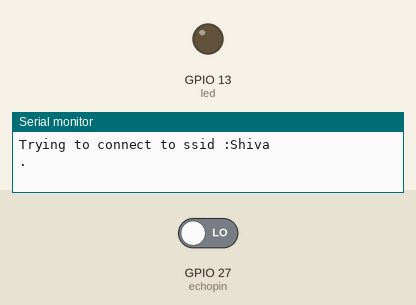
This sketch was run on a simulated ESP32. Shown: output pins drawn as LEDs (lit = HIGH), the last lines printed to the serial monitor. The inputs (shaded band) are chosen by the test bench; at power-on: GPIO 27 (echopin) LOW. WiFi joins after 1.5 s; servers stay silent unless stated; pins used as bus, display or sensor lines are not drawn.

Above: at 0.1 s.
At 1.6 s:
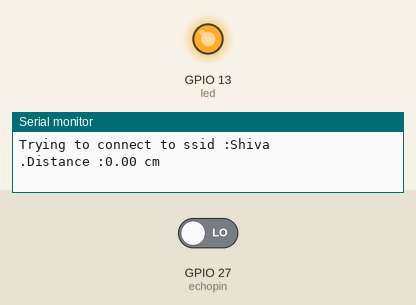
Timing chart, 0 to 3.1 s (numbered marks = the images above):
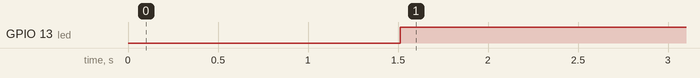

Measured:
- by itself, GPIO 13 (led): LOW → HIGH at 1.5 s

The sketch:

Ultrasonic_Thingspeak.ino
```cpp
#include <ThingSpeak.h>
#include <WiFi.h>

#define trigpin 26
#define echopin 27
#define led 13
float distance = 0;
int duration = 0;

WiFiClient client;
char ssid[] = "Shiva";
char pass[] = "shiva@1412";

long channel = 1795117;
int channelfield = 1;
char auth[] = "JAZ57NN98P3CEZ1L";

void setup() {
  // put your setup code here, to run once:
  Serial.begin(9600);
  WiFi.mode(WIFI_STA);
  ThingSpeak.begin(client);
  pinMode(trigpin, OUTPUT);
  pinMode(echopin, INPUT);
  pinMode(led, OUTPUT);
  Serial.print("Trying to connect to ssid :");
  Serial.println(ssid);
}

void loop() {
  // put your main code here, to run repeatedly:

  if(WiFi.status() != WL_CONNECTED)
  {
    WiFi.begin(ssid,pass);
    Serial.print(".");
    delay(500);
  if(WiFi.status() == WL_CONNECTED)
  {
    Serial.println("Connected");
  }
  }
    digitalWrite(trigpin,LOW);
    delay(1);
    digitalWrite(trigpin, HIGH);
    delay(10);
    digitalWrite(trigpin, LOW);

    duration = pulseIn(echopin, HIGH);
    distance = (duration*0.034)/2;
    Serial.print("Distance :");
    Serial.print(distance);
    Serial.println(" cm");

    if(distance <= 15)
    {
      digitalWrite(led, HIGH);
    }
    else
    {
      digitalWrite(led, LOW);
    }
  ThingSpeak.writeField(channel, channelfield, distance, auth);
  delay(2000);
}
```
